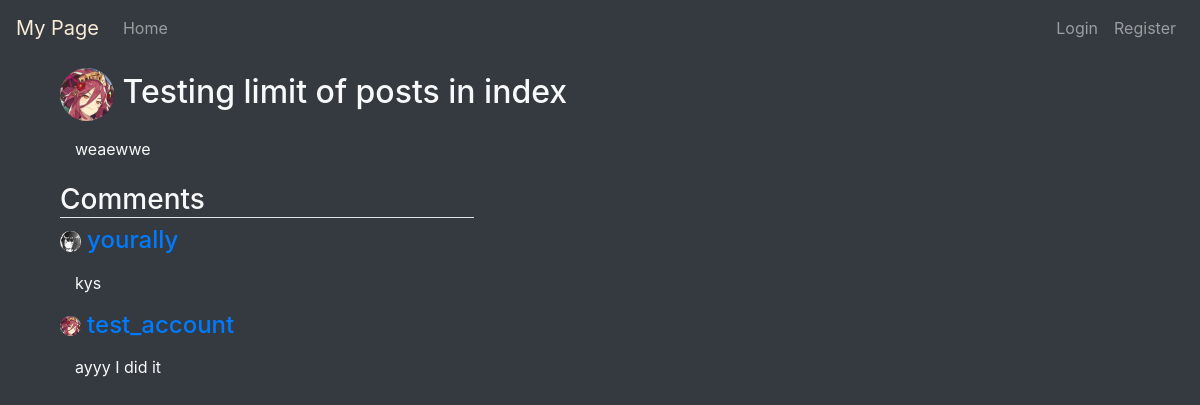
/post/16/, run on the app's committed database.
### MyPage/models.py (models this page shows, shortened)
class Post(models.Model):
    author = models.ForeignKey(
        User, on_delete=models.CASCADE, related_name="written_posts")
    time_posted = models.DateTimeField(default=timezone.now)
    title = models.CharField(max_length=64, default='No Title')
    content = models.TextField()

class Profile(models.Model):
    user = models.OneToOneField(User, on_delete=models.CASCADE)
    image = models.ImageField(default='default.png', upload_to='images')
    contacts = models.ManyToManyField(User, blank=True, related_name='contacts')
    hidden_posts = models.ManyToManyField(Post, blank=True)

class Comment(models.Model):
    commenter = models.ForeignKey(
        User, on_delete=models.CASCADE, related_name="written_comments")
    on_post = models.ForeignKey(
        Post, on_delete=models.CASCADE, related_name="post_comments")
    time_commented = models.DateTimeField(default=timezone.now)
    comment = models.TextField()

### MyPage/views.py (the view)
# urls.py: path('post/<int:post_id>/', my_views.post, name='my-post'),
def post(request, post_id):
    target = Post.objects.get(pk=post_id)
    comments = Comment.objects.filter(on_post=target).order_by('-time_commented')
    page = request.GET.get('page', 1)
    paginator = Paginator(comments, 5)
    try:
        post_comments = paginator.page(page)
    except PageNotAnInteger:
        post_comments = paginator.page(1)
    except EmptyPage:
        post_comments = paginator.page(paginator.num_pages)
    context = {
        'page_title': "My Profile",
        'post': target,
        'comments': post_comments,
        'form': forms.CommentForm()
    }
    return render(request, 'MyPage/post.html', context)

### MyPage/templates/MyPage/post.html (shortened to what this page needs)
{% extends 'MyPage/base.html' %}
{% load crispy_forms_tags %}
{% block content %}
<div class="container" style="margin-bottom: 2%;">
    <h2 title="{{ post.time_posted }}">
        <a href="{% url 'my-user' post.author.id %}" class="text-secondary">
            <img src="{{ post.author.profile.image.url }}" style="width:5%;" class="rounded-circle" title="{{ post.author }}">
        </a>
        {{ post.title }}
    </h2>
    <div class="container">
        <p>{{ post.content|linebreaks }}</p>
    </div>
</div>
<div class="container" style="width: 40%; margin-right: 60%">
    <h3 class='border-bottom'>Comments</h3>
        {% for comment in comments %}
            <h4>
            <img src="{{ comment.commenter.profile.image.url }}" style="width:5%;" class="rounded-circle">
            <a href="{% url 'my-user' comment.commenter.id %}" class="text-primary">
                {{ comment.commenter }}
            </a>
            </h4>
            <div class="container">
                <p>{{ comment.comment|linebreaks }}</p>
            </div>
        {% endfor %}
    </div>
{% endblock %}

### data on the page
Post: author.profile.image (picture), title "Testing limit of posts in index", content "weaewwe"
Comment: commenter.profile.image (picture), commenter "yourally", comment "kys"
Comment: commenter.profile.image (picture), commenter "test_account", comment "ayyy I did it"
